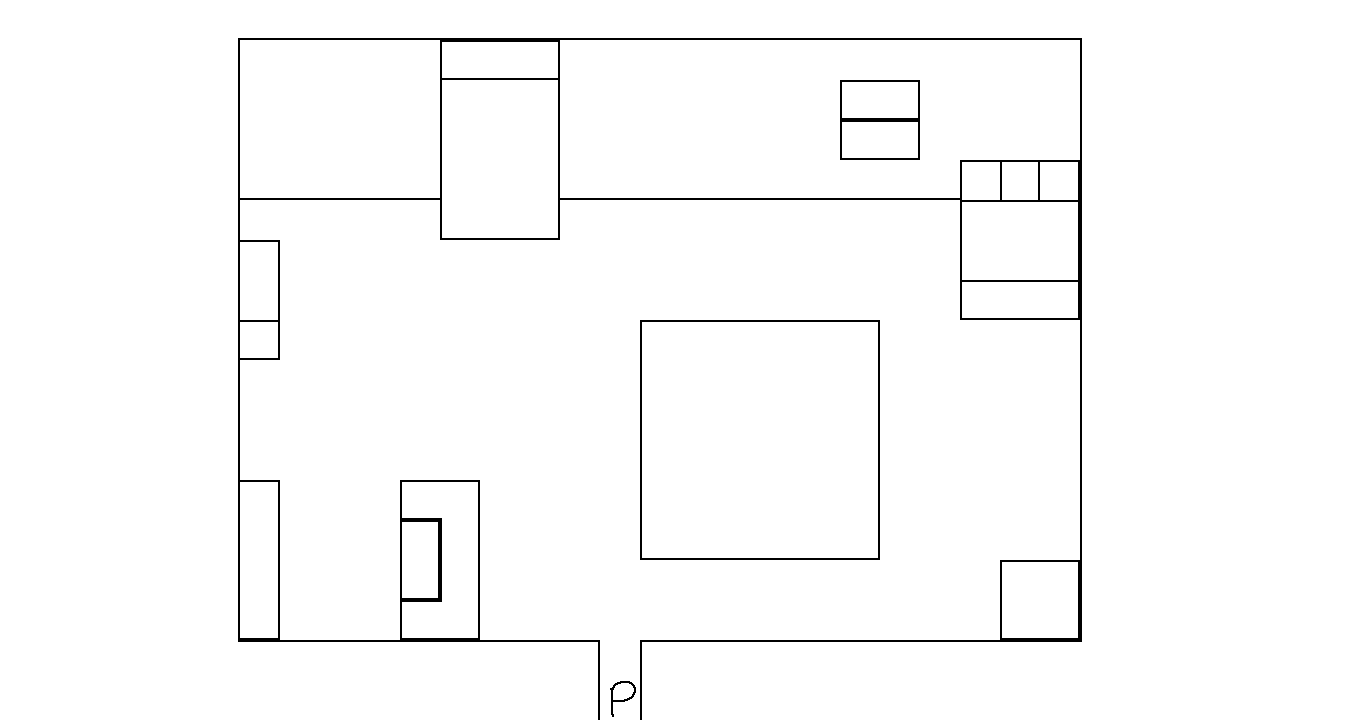

The image is a tile-based game level rendered from a .tmx file. Its description and source (layers, tilesets, objects; grid data summarised) follow:
An orthogonal 34x18 tile map with 40x40 px tiles, 1 tile layer (Tile Layer 1).

<map version="1.2" tiledversion="1.3.1" orientation="orthogonal" renderorder="right-down" compressionlevel="0" width="34" height="18" tilewidth="40" tileheight="40" infinite="0" nextlayerid="2" nextobjectid="1">
 <editorsettings>
  <export target="RoomMap.json" format="json" />
 </editorsettings>
 <tileset firstgid="1" name="Tiled_Tileset" tilewidth="40" tileheight="40" spacing="2" margin="1" tilecount="225" columns="15">
  <image source="Tileset.png" trans="ff00ff" width="630" height="630" />
  <tile id="8">
   <properties>
    <property name="Collision" type="bool" value="true" />
   </properties>
  </tile>
  <tile id="9">
   <properties>
    <property name="Collision" type="bool" value="true" />
   </properties>
  </tile>
  <tile id="10">
   <properties>
    <property name="Collision" type="bool" value="true" />
   </properties>
  </tile>
  <tile id="11">
   <properties>
    <property name="Collision" type="bool" value="true" />
   </properties>
  </tile>
  <tile id="12">
   <properties>
    <property name="Collision" type="bool" value="true" />
   </properties>
  </tile>
  <tile id="13">
   <properties>
    <property name="Collision" type="bool" value="true" />
   </properties>
  </tile>
  <tile id="14">
   <properties>
    <property name="Collision" type="bool" value="true" />
   </properties>
  </tile>
  <tile id="19">
   <properties>
    <property name="Direction" value="Down" />
    <property name="Map" value="House" />
    <property name="TeleportX" type="int" value="16" />
    <property name="TeleportY" type="int" value="5" />
   </properties>
  </tile>
  <tile id="23">
   <properties>
    <property name="Collision" type="bool" value="true" />
   </properties>
  </tile>
  <tile id="24">
   <properties>
    <property name="Collision" type="bool" value="true" />
   </properties>
  </tile>
  <tile id="25">
   <properties>
    <property name="Collision" type="bool" value="true" />
   </properties>
  </tile>
  <tile id="26">
   <properties>
    <property name="Collision" type="bool" value="true" />
   </properties>
  </tile>
  <tile id="27">
   <properties>
    <property name="Collision" type="bool" value="true" />
   </properties>
  </tile>
  <tile id="28">
   <properties>
    <property name="Collision" type="bool" value="true" />
   </properties>
  </tile>
  <tile id="29">
   <properties>
    <property name="Collision" type="bool" value="true" />
   </properties>
  </tile>
  <tile id="38">
   <properties>
    <property name="Collision" type="bool" value="true" />
   </properties>
  </tile>
  <tile id="39">
   <properties>
    <property name="Collision" type="bool" value="true" />
   </properties>
  </tile>
  <tile id="40">
   <properties>
    <property name="Collision" type="bool" value="true" />
   </properties>
  </tile>
  <tile id="41">
   <properties>
    <property name="Collision" type="bool" value="true" />
   </properties>
  </tile>
  <tile id="42">
   <properties>
    <property name="Collision" type="bool" value="true" />
   </properties>
  </tile>
  <tile id="43">
   <properties>
    <property name="Collision" type="bool" value="true" />
   </properties>
  </tile>
  <tile id="44">
   <properties>
    <property name="Collision" type="bool" value="true" />
   </properties>
  </tile>
  <tile id="53">
   <properties>
    <property name="Collision" type="bool" value="false" />
   </properties>
  </tile>
  <tile id="54">
   <properties>
    <property name="Collision" type="bool" value="false" />
   </properties>
  </tile>
  <tile id="55">
   <properties>
    <property name="Collision" type="bool" value="false" />
   </properties>
  </tile>
  <tile id="56">
   <properties>
    <property name="Collision" type="bool" value="false" />
   </properties>
  </tile>
  <tile id="57">
   <properties>
    <property name="Collision" type="bool" value="false" />
   </properties>
  </tile>
  <tile id="58">
   <properties>
    <property name="Collision" type="bool" value="false" />
   </properties>
  </tile>
  <tile id="59">
   <properties>
    <property name="Collision" type="bool" value="false" />
   </properties>
  </tile>
  <tile id="68">
   <properties>
    <property name="Collision" type="bool" value="false" />
   </properties>
  </tile>
  <tile id="69">
   <properties>
    <property name="Collision" type="bool" value="false" />
   </properties>
  </tile>
  <tile id="70">
   <properties>
    <property name="Collision" type="bool" value="false" />
   </properties>
  </tile>
  <tile id="71">
   <properties>
    <property name="Collision" type="bool" value="false" />
   </properties>
  </tile>
  <tile id="72">
   <properties>
    <property name="Collision" type="bool" value="false" />
   </properties>
  </tile>
  <tile id="73">
   <properties>
    <property name="Collision" type="bool" value="false" />
   </properties>
  </tile>
  <tile id="74">
   <properties>
    <property name="Collision" type="bool" value="false" />
   </properties>
  </tile>
  <tile id="83">
   <properties>
    <property name="Collision" type="bool" value="false" />
   </properties>
  </tile>
  <tile id="84">
   <properties>
    <property name="Collision" type="bool" value="false" />
   </properties>
  </tile>
  <tile id="85">
   <properties>
    <property name="Collision" type="bool" value="false" />
   </properties>
  </tile>
  <tile id="86">
   <properties>
    <property name="Collision" type="bool" value="false" />
   </properties>
  </tile>
  <tile id="87">
   <properties>
    <property name="Collision" type="bool" value="false" />
   </properties>
  </tile>
  <tile id="88">
   <properties>
    <property name="Collision" type="bool" value="false" />
   </properties>
  </tile>
  <tile id="89">
   <properties>
    <property name="Collision" type="bool" value="false" />
   </properties>
  </tile>
  <tile id="101">
   <properties>
    <property name="Collision" type="bool" value="true" />
   </properties>
  </tile>
  <tile id="102">
   <properties>
    <property name="Collision" type="bool" value="true" />
   </properties>
  </tile>
  <tile id="103">
   <properties>
    <property name="Collision" type="bool" value="false" />
   </properties>
  </tile>
  <tile id="104">
   <properties>
    <property name="Collision" type="bool" value="false" />
   </properties>
  </tile>
  <tile id="116">
   <properties>
    <property name="Collision" type="bool" value="true" />
   </properties>
  </tile>
  <tile id="117">
   <properties>
    <property name="Collision" type="bool" value="true" />
   </properties>
  </tile>
  <tile id="118">
   <properties>
    <property name="Collision" type="bool" value="false" />
   </properties>
  </tile>
  <tile id="119">
   <properties>
    <property name="Collision" type="bool" value="false" />
   </properties>
  </tile>
 </tileset>
 <layer id="1" name="Tile Layer 1" width="34" height="18">
  <data>[612 cells, 612 non-empty, 35 distinct tile ids]</data>
 </layer>
</map>
